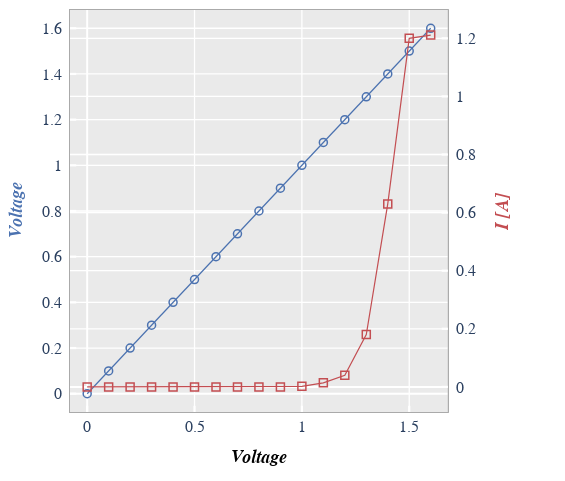

Notebook cell for this chart:
### Markdown cell above
### Shared x-axis (twin_x)

### Code cell
fcp.plot(df, x='Voltage', y=['Voltage', 'I [A]'], twin_x=True, 
         filter='Substrate=="Si" & Target Wavelength==450 & Boost Level==0.2 & Temperature [C]==25 & Die=="(-1,2)"')

### Figure 1 — Plotly figure (JSON) as saved in the notebook; plotly's stock layout.template omitted (floating-point values rounded to 4 significant figures)
{"data": [{"line": {"width": 1.2}, "marker": {"color": "#4b72b0", "line": {"color": "#4b72b0", "width": 1.5}, "size": 8, "symbol": "circle-open"}, "mode": "lines+markers", "showlegend": true, "type": "scatter", "x": [0, 0.1, 0.2, 0.3, 0.4, 0.5, 0.6, 0.7, 0.8, 0.9, 1, 1.1, 1.2, 1.3, 1.4, 1.5, 1.6], "xaxis": "x", "y": [0, 0.1, 0.2, 0.3, 0.4, 0.5, 0.6, 0.7, 0.8, 0.9, 1, 1.1, 1.2, 1.3, 1.4, 1.5, 1.6], "yaxis": "y"}, {"line": {"width": 1.2}, "marker": {"color": "#c34e52", "line": {"color": "#c34e52", "width": 1.5}, "size": 8, "symbol": "square-open"}, "mode": "lines+markers", "showlegend": true, "type": "scatter", "x": [0, 0.1, 0.2, 0.3, 0.4, 0.5, 0.6, 0.7, 0.8, 0.9, 1, 1.1, 1.2, 1.3, 1.4, 1.5, 1.6], "xaxis": "x", "y": [0, 0, 0, 0, 0, 0, 0, 0, 0, 0, 0.002, 0.014, 0.04, 0.18, 0.63, 1.2, 1.211], "yaxis": "y2"}], "layout": {"autosize": false, "height": 481, "margin": {"b": 69, "l": 70, "r": 93, "t": 10}, "modebar": {"orientation": "v"}, "paper_bgcolor": "#ffffff", "plot_bgcolor": "#eaeaea", "showlegend": false, "title": {"x": 0.5602, "y": 0.9751}, "width": 565, "xaxis": {"anchor": "y", "domain": [0, 0.94], "gridcolor": "#ffffff", "griddash": "solid", "gridwidth": 1.3, "linecolor": "#aaaaaa", "linewidth": 1, "mirror": true, "range": [-0.08, 1.68], "showline": true, "showticklabels": true, "tickcolor": "#ffffff", "tickfont": {"family": "sans-serif", "size": 16}, "ticklen": 6.2, "ticks": "inside", "tickwidth": 2.2, "title": {"font": {"color": "#000000", "family": "sans-serif", "size": 18}, "standoff": 15, "text": "<i><b>Voltage</b></i>"}, "type": "linear"}, "yaxis": {"anchor": "x", "domain": [0, 1], "gridcolor": "#ffffff", "griddash": "solid", "gridwidth": 1.3, "linecolor": "#aaaaaa", "linewidth": 1, "mirror": true, "range": [-0.08, 1.68], "showline": true, "showticklabels": true, "tickcolor": "#ffffff", "tickfont": {"family": "sans-serif", "size": 16}, "ticklen": 6.2, "ticks": "inside", "ticksuffix": " ", "tickwidth": 2.2, "title": {"font": {"color": "#4b72b0", "family": "sans-serif", "size": 18}, "standoff": 15, "text": "<i><b>Voltage</b></i>"}, "type": "linear"}, "yaxis2": {"anchor": "x", "autorange": true, "gridcolor": "#ffffff", "griddash": "solid", "gridwidth": 1.3, "linecolor": "#aaaaaa", "linewidth": 1, "mirror": true, "overlaying": "y", "range": [-0.08645, 1.297], "showline": true, "showticklabels": true, "side": "right", "tickcolor": "#ffffff", "tickfont": {"family": "sans-serif", "size": 16}, "ticklen": 6.2, "tickprefix": " ", "ticks": "inside", "ticksuffix": " ", "tickwidth": 2.2, "title": {"font": {"color": "#c34e52", "family": "sans-serif", "size": 18}, "standoff": 15, "text": "<i><b>I [A]</b></i>"}, "type": "linear"}}}
